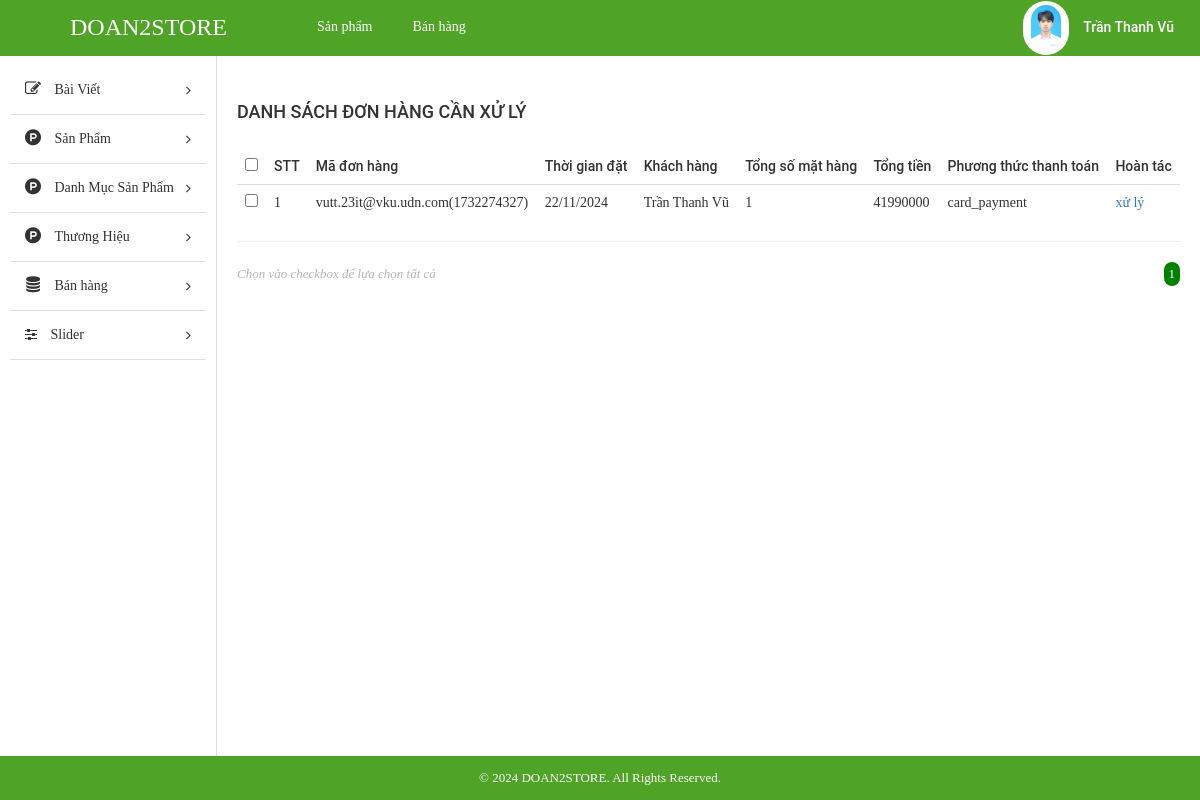
The app's page /STORE/admin/index.php?modules=orders&controllers=index&action=listNo (signed in) with its own data.
### tables this page shows
CREATE TABLE `tbl_order` (
  `id` int(11) NOT NULL,
  `custom_id` int(11) NOT NULL,
  `total_price` float NOT NULL,
  `total_num_product` int(11) NOT NULL,
  `create_date` varchar(255) NOT NULL,
  `note` text NOT NULL,
  `payment_method` varchar(255) NOT NULL,
  `status` enum('Thành công','Chờ xác nhận','Hủy','') NOT NULL,
  `id_cart` int(11) NOT NULL,
  `time` varchar(255) NOT NULL,
  `code` varchar(255) NOT NULL,
  `date_confirm` varchar(255) NOT NULL
);

### STORE/admin/libraries/database.php (called while the page is built, shortened)
<?php
function db_query($query_string) {
    global $conn;
    $result = mysqli_query($conn, $query_string);
    return $result;
}
function db_fetch_row($query_string) {
    $mysqli_result = db_query($query_string);
    $result = mysqli_fetch_assoc($mysqli_result);
    return $result;
}
function db_fetch_array($query_string) {
    $result = array();
    $mysqli_result = db_query($query_string);
    while ($row = mysqli_fetch_assoc($mysqli_result)) {
        $result[] = $row;
    }
    return $result;
}

### STORE/admin/modules/orders/models/indexModel.php (called while the page is built, shortened)
<?php
function getAllOrderNo(){
	return db_fetch_array("SELECT * FROM `tbl_order` WHERE `status` ='Chờ xác nhận'");
}
function getNameCus($id){
	$data = db_fetch_row("SELECT * FROM `tbl_customer` WHERE `id` = '$id'");
	return $data['fullname'];
}
 ?>

### STORE/admin/modules/orders/controllers/indexController.php (called while the page is built, shortened)
<?php
function listNoAction() {
	$data_tmp = getAllOrderNo();
	foreach ($data_tmp as $key => $value) {
		$data_tmp[$key]['fullname'] = getNameCus($data_tmp[$key]['custom_id']);
	}
	if(!empty($_GET['page'])){
		$page = $_GET['page'];
	}else{
		$page =1;
	}
	$numProduct = count($data_tmp);
	$productOnPage = 5;
	$num = ceil($numProduct/$productOnPage);
	$start = ($page - 1) * $productOnPage;
	$res =[];
	for ($i=$start; $i < $start+$productOnPage; $i++) {
		if(isset($data_tmp[$i]))
        $res[] = $data_tmp[$i];
	};
	$data = [$res, $num, $page];
	load_view('listNo',$data);
}
?>

### STORE/admin/core/router.php (called while the page is built, shortened)
<?php
$action_name = get_action() . 'Action';
call_function(array('construct', $action_name));

### STORE/admin/core/appload.php (called while the page is built, shortened)
<?php
require CONFIGPATH . DIRECTORY_SEPARATOR . 'database.php';
require LIBPATH . DIRECTORY_SEPARATOR . 'database.php';
require COREPATH . DIRECTORY_SEPARATOR . 'base.php';
require COREPATH . DIRECTORY_SEPARATOR . 'router.php';

### STORE/admin/index.php (called while the page is built, shortened)
<?php
require COREPATH . DIRECTORY_SEPARATOR . 'appload.php';

### STORE/admin/modules/orders/views/listNoView.php (the view, shortened to what this page needs)
<div id="main-content-wp" class="list-product-page">
    <div class="wrap clearfix">
        <div id="content" class="fl-right">
            <div class="section" id="title-page">
                <div class="clearfix">
                    <h3 id="index" class="fl-left">Danh sách đơn hàng cần xử lý</h3>
                </div>
            </div>
            <div class="section" id="detail-page">
                <div class="section-detail">
                    <div class="table-responsive">
                        <table class="table list-table-wp">
                            <thead>
                                <tr>
                                    <td><input type="checkbox" name="checkAll" id="checkAll"></td>
                                    <td><span class="thead-text">STT</span></td>
                                    <td><span class="thead-text">Mã đơn hàng</span></td>
                                    <td><span class="thead-text">Thời gian đặt</span></td>
                                    <td><span class="thead-text">Khách hàng</span></td>
                                    <td><span class="thead-text">Tổng số mặt hàng</span></td>
                                    <td><span class="thead-text">Tổng tiền</span></td>
                                    <td><span class="thead-text">Phương thức thanh toán</span></td>
                                    <td><span class="thead-text">Hoàn tác</span></td>
                                </tr>
                            </thead>
                            <tbody>
                                <?php if(!empty($data['0'])) foreach ($data['0'] as $key => $value) {?>
                                <tr>
                                    <td><input type="checkbox" name="checkItem" class="checkItem"></td>
                                    <td><span class="tbody-text"><?php echo ($key +1); ?></span></td>
                                    <td><span class="tbody-text"><?php  echo $value['code']; ?></span></td>
                                    <td><span class="tbody-text"><?php  echo $value['create_date']; ?></span></td>
                                    <td><span class="tbody-text"><?php  echo $value['fullname']; ?></span></td>
                                    <td><span class="tbody-text"><?php  echo $value['total_num_product']; ?></span></td>
                                    <td><span class="tbody-text"><?php  echo $value['total_price']; ?></h3></span>
                                    <td><span class="tbody-text"><?php  echo $value['payment_method']; ?></span></td>
                                    <td><span class="tbody-text"><a href="?modules=orders&controllers=index&action=detail&id_order=<?php echo $value['id']; ?>">xử lý</a></span></td>
                                </tr>
                                <?php }; ?>
                            </tbody>
                        </table>
                        <hr>
                    </div>
                </div>
            </div>
            <div class="section" id="paging-wp">
                <div class="section-detail clearfix">
                    <p id="desc" class="fl-left">Chọn vào checkbox để lựa chọn tất cả</p>
                    <ul id="list-paging" class="fl-right">
                        <?php for ($i=1; $i <= $data['1'] ; $i++) { ?>
                        <li>
                            <a <?php if($i == $data['2']) echo 'style="background-color: green;color:white; border-radius:300px;"';  ?>  href="?modules=products&controllers=index&action=list&page=<?php echo $i; ?>" title=""><?php echo $i; ?></a>
                        </li>
                        <?php }; ?>
                    </ul>
                </div>
            </div>
        </div>
    </div>
</div>

### STORE/admin/core/base.php (shortened to what this page needs)
<?php
function get_module()
{
    global $config;
    $module = isset($_GET['modules']) ? $_GET['modules'] : $config['default_module'];
    return $module;
}
function call_function($list_function = array())
{
    if (is_array($list_function)) {
        foreach ($list_function as $f) {
            if (function_exists($f())) {
                $f();
            }
        }
    }
}
function load_view($name, $data_send = array())
{
    $data = $data_send;
    $path = MODULESPATH . DIRECTORY_SEPARATOR . get_module() . DIRECTORY_SEPARATOR . 'views' . DIRECTORY_SEPARATOR . $name . 'View.php';
    if (file_exists($path)) {
        require $path;
    } else {
        echo "Không tìm thấy {$path}";
    }
}
function get_header($name = '')
{
    global $data;
    if (empty($name)) {
        $name = 'header';
    } else {
        $name = "header-{$name}";
    }
    $path = LAYOUTPATH . DIRECTORY_SEPARATOR . $name . '.php';
    if (file_exists($path)) {
        if (is_array($data)) {
            foreach ($data as $key => $a) {
                $$key = $a;
            }
        }
        require $path;
    } else {
        echo "Không tìm thấy {$path}";
    }
}
function get_footer($name = '')
{
    global $data;
    if (empty($name)) {
        $name = 'footer';
    } else {
        $name = "footer-{$name}";
    }
    $path = LAYOUTPATH . DIRECTORY_SEPARATOR . $name . '.php';
    if (file_exists($path)) {
        if (is_array($data)) {
            foreach ($data as $key => $a) {
                $$key = $a;
            }
        }
        require $path;
    } else {
        echo "Không tìm thấy {$path}";
    }
}
function get_sidebar($name = '')
{
    global $data;
    if (empty($name)) {
        $name = 'sidebar';
    } else {
        $name = "sidebar-{$name}";
    }
    $path = LAYOUTPATH . DIRECTORY_SEPARATOR . $name . '.php';
    if (file_exists($path)) {
        if (is_array($data)) {
            foreach ($data as $key => $a) {
                $$key = $a;
            }
        }
        require $path;
    } else {
        echo "Không tìm thấy {$path}";
    }
}

### STORE/admin/public/css/import/global.css (style rules this page uses)
body { font-family: "Roboto Regular"; font-size: 14px; line-height: 24px; color: #333; }
.fl-left { float: left; }
.fl-right { float: right; }
ul li { list-style: none!important; }
a { text-decoration: none!important; }

### STORE/admin/public/css/import/list_post.css (style rules this page uses)
#content { width: 82%; border-left: 1px solid #ddd; padding: 20px; }
#index { font-family: 'Roboto Medium'; font-weight: normal; text-transform: uppercase; font-size: 18px; padding: 24px 0px; }
.list-table-wp thead tr td { font-family: 'Roboto Medium'; font-weight: normal; }
#paging-wp #desc { font-size: 13px; color: #b5b5b5; font-style: italic; }
#list-paging li { float: left; }
#list-paging li a { display: inline-block; color: #555; font-size: 13px; padding: 0px 5px; }

### STORE/admin/public/css/import/detail_order.css (style rules this page uses)
.table { margin-bottom: 0!important; }

### records on screen
tbl_order: code "vutt.23it@vku.udn.com(1732274327)", create_date "22/11/2024", fullname "Trần Thanh Vũ", total_num_product "1", total_price "41990000", payment_method "card_payment"
